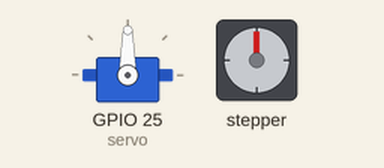
The sketch below on a simulated ESP32. Shown: servo, stepper motor. Stepper angles assume 2048 steps per turn.

Above: at 0.0 s.
At 9.96 s:
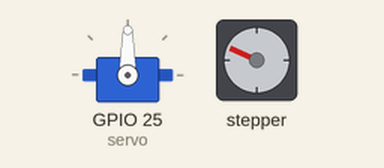
At 19.76 s:
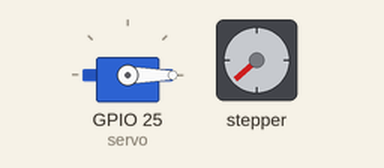
At 39.68 s:
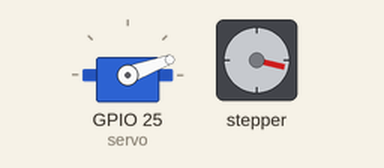
Timing chart, 0 to 40.0 s (numbered marks = the images above):
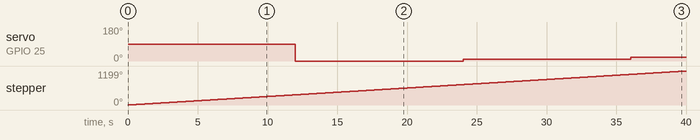

Measured:
- by itself, servo on GPIO 25 (servo): 90° → 0° at 12.0 s, → 10° 12.0 s later, → 20° 12.0 s later
- by itself, stepper: keeps turning clockwise at about 30°/s

The sketch:

motors.ino
```cpp
#include <ESP32Servo.h>
#include <Stepper.h>

Stepper myStepper(2048, 12, 14, 27, 26);
Servo servo;

void setup() {
  myStepper.setSpeed(5);
  servo.attach(25);
}

int servoPos = 0;
void loop() {
  myStepper.step(2048);
  servo.write(servoPos);
  servoPos += 10;

  if(servoPos > 180) {
    servoPos = 180;
    servo.write(0);
  }

  delay(15);
}
```
